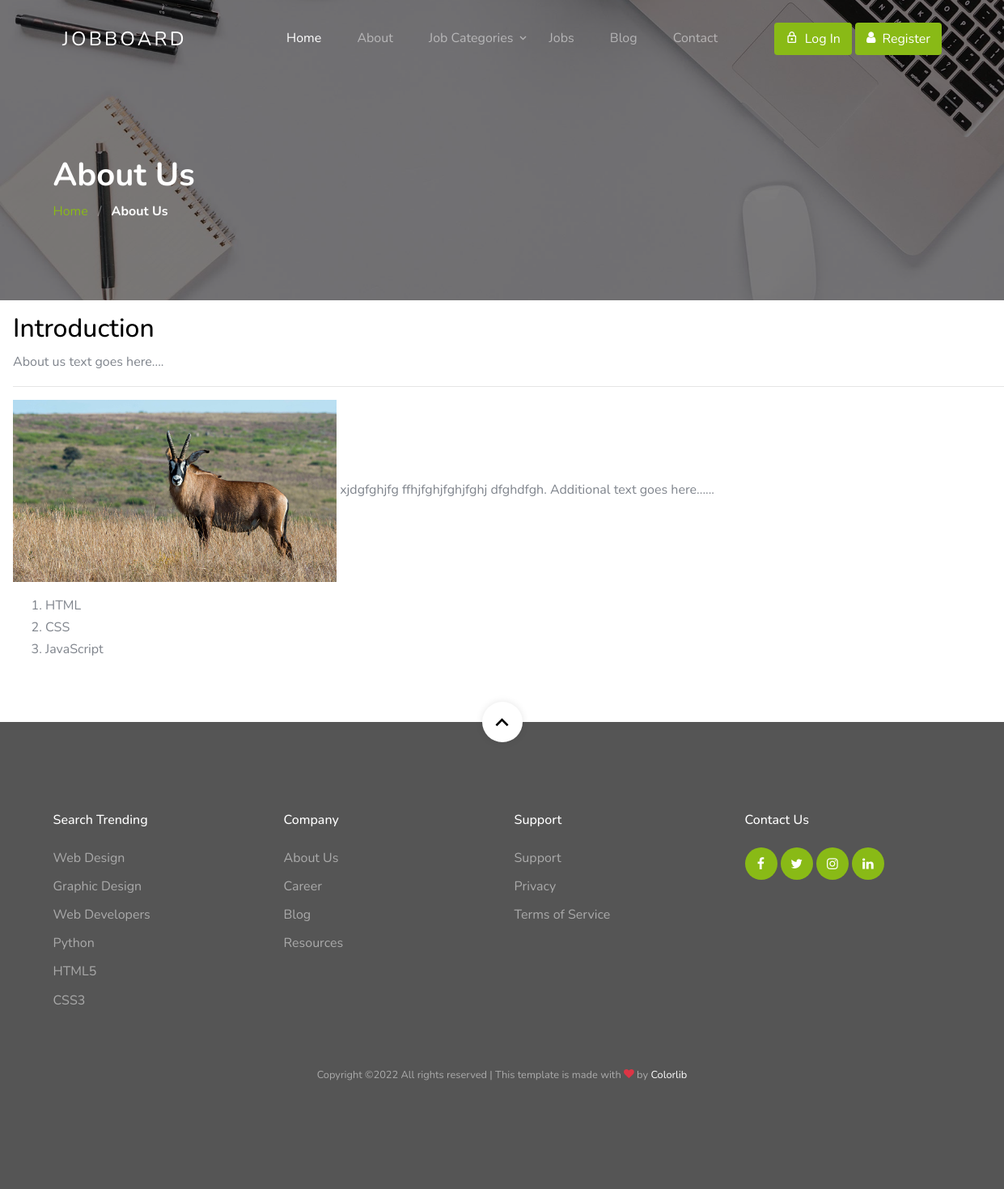
Screenshot of /info/about with the database file from the repository.
### information/models.py (models this page shows, shortened)
class Information(models.Model):
    title = models.CharField(max_length=255)
    section = models.ForeignKey(Section, on_delete=models.CASCADE, default=1)
    details = RichTextUploadingField()
    status = models.BooleanField(default=True)

### information/views.py (the view)
# urls.py: path('about', views.show_about, name='about'),
def show_about(request):
    information = Information.objects.filter(section__title='About')
    return render(request, 'about.html', {'information': information})

### jobs/context_processors.py (called while the page is built)
def get_categories(request):
    categories = Category.objects.all()
    return {'categories': categories, 'MEDIA_URL': MEDIA_URL}

### templates/about.html
{% extends 'base.html' %}
{% load static %}
{% block content %}
<section class="section-hero overlay inner-page bg-image"
         style="background-image: url('{% static 'theme/images/hero_1.jpg' %}');"
         id="home-section">
    <div class="container">
        <div class="row">
            <div class="col-md-7">
                <h1 class="text-white font-weight-bold">About Us</h1>
                <div class="custom-breadcrumbs">
                    <a href="#">Home</a> <span class="mx-2 slash">/</span>
                    <span class="text-white"><strong>About Us</strong></span>
                </div>
            </div>
        </div>
    </div>
</section>
<section class="row">
    {% for i in information %}
        <div class="col-12 m-3">
            <h2>{{ i.title }}</h2>
            {{ i.details|safe }}
        </div>
    {% endfor %}
</section>
{% endblock %}

### static/theme/css/style.css (style rules this page uses)
body { font-weight: 400; font-size: 1rem; line-height: 1.7; position: relative; }
body:after { content: ""; position: absolute; top: 0; left: 0; right: 0; bottom: 0; background: rgba(0, 0, 0, 0.7); z-index: 100; opacity: 0; visibility: hidden; -webkit-transition: .3s all ease; -o-transition: .3s all ease; transition: .3s all ease; }
h1, h2, h3, h4 { color: #000; }
.bg-image { background-size: cover; background-position: center center; background-repeat: no-repeat; }
.custom-breadcrumbs a { color: #89ba16; }
.custom-breadcrumbs .slash { color: rgba(255, 255, 255, 0.4); }
.section-hero, .section-hero > .container > .row { height: 100vh; min-height: 900px; }
.section-hero.inner-page, .section-hero.inner-page > .container > .row { height: auto; min-height: auto; padding-top: 6em; padding-bottom: 3em; }
.section-hero.overlay, .section-hero.overlay-2 { position: relative; }
.section-hero.overlay:before, .section-hero.overlay-2:before { z-index: 1; position: absolute; content: ""; top: 0; left: 0; right: 0; bottom: 0; background: rgba(0, 0, 0, 0.5); }
.section-hero > .container { z-index: 2; position: relative; }

### rows the page displays
Information: title "Introduction", details "About us text goes here.... xjdgfghjfg ffhjfghjfghjfghj dfghdfgh. Additional text goes here...... HTML CSS JavaScript", details (picture)
